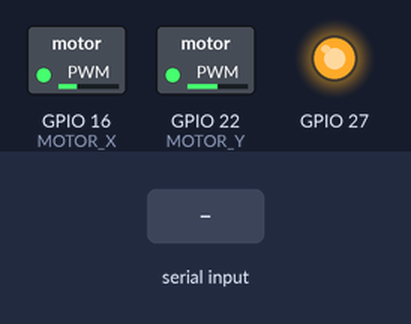
Bench run of a sketch on a simulated ESP32. Shown: switched loads named in the sketch (green lamp = pin HIGH), output pins drawn as LEDs (lit = HIGH). The inputs (shaded band) are chosen by the test bench. Pins used as bus, display or sensor lines are not drawn; what the sketch prints to the serial monitor is not drawn.

Above: at 4.3 s.
4.4 s: "KP_X_\n" received over Serial
At 4.55 s:
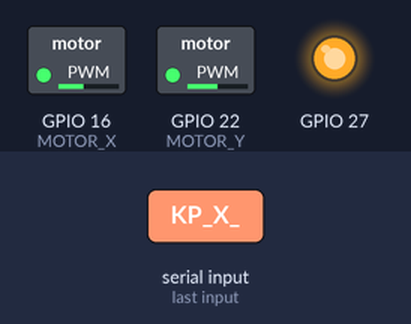
5.9 s: "KI_X_90\n" received over Serial
At 6.05 s:
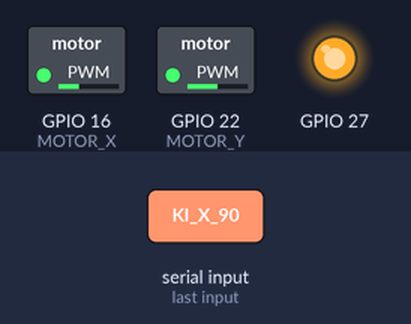
7.4 s: "X,45\n" received over Serial
At 8.0 s:
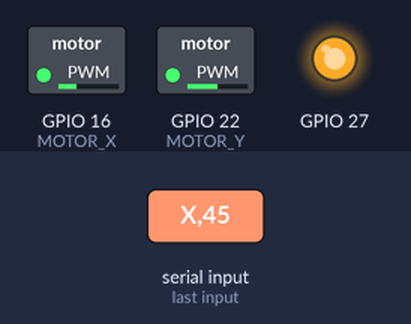
8.9 s: "Y,45\n" received over Serial
At 10.1 s:
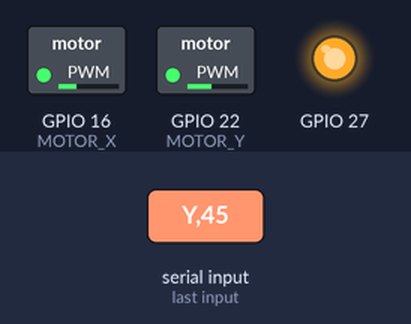
Timing chart, 0 to 11.4 s (numbered marks = the images above; inputs shaded):
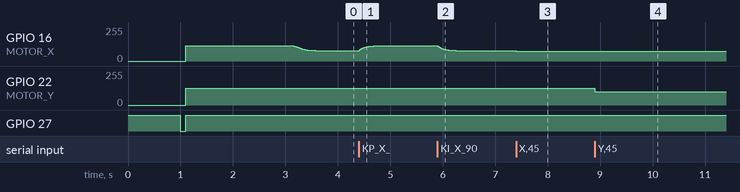

The sketch:

X_Y_horiz_control.ino
```cpp
#include <SPI.h>
#include <PID_v1.h>

// --- 핀 설정 ---
const int CS_ACTIVE = 5;  // 상단 트레이에 붙은 IMU 센서의 선택(Chip Select) 핀 (BMI160으로 교체)
const int CS_FIXED = 4;   // 하단 베이스에 붙은 IMU 센서의 선택(Chip Select) 핀 (ICM-42688 유지)
const int MOTOR_Y = 22;   // Y축 제어용 모터(서보 또는 PWM) 출력 핀
const int MOTOR_X = 16;   // X축 제어용 모터(서보 또는 PWM) 출력 핀
const int SCK_PIN = 18;   // SPI 통신용 시계(Clock) 핀
const int SDO_PIN = 19;   // SPI 데이터 입력(MISO) 핀
const int SDI_PIN = 23;   // SPI 데이터 출력(MOSI) 핀


// --- PWM 및 수평 설정 ---
const int PWM_FREQ = 333;  // 모터에 보내는 PWM 신호의 주파수 (333Hz)
const int PWM_RES = 10;    // PWM 해상도 (10비트 = 0~1023 단계로 정밀 제어)
int HORIZ_X = 460;         // X축이 수평일 때 모터에 전달할 기본값 (중점)
int HORIZ_Y = 510;         // Y축이 수평일 때 모터에 전달할 기본값 (중점)

// 모터의 기계적 파손을 막기 위한 이동 범위 제한값
const int LIMIT_X_MIN = 300, LIMIT_X_MAX = 650;
const int LIMIT_Y_MIN = 400, LIMIT_Y_MAX = 800;

// --- 물리 상수 및 매핑 비율 ---
const float G_LSB = 16384.0;  // 가속도 센서가 1G(중력)를 감지했을 때 뱉는 Raw 데이터 값
const float GYRO_LSB = 16.4;  // 자이로 센서가 초당 1도 회전할 때 뱉는 Raw 데이터 값

// 계산된 각도(degree)를 모터 제어용 수치(LSB)로 바꿀 때 곱해주는 비율 (1도당 약 286단위)
const float SCALE_FACTOR_X = 286.0;
const float SCALE_FACTOR_Y = 286.0;

// --- 영점(Bias) 변수 ---
double static_bias_X = 0;  // X축 시스템 전체의 정적 오프셋
double static_bias_Y = 0;  // Y축 시스템 전체의 정적 오프셋
float gyro_bias_x = 0;     // 하단 센서의 자이로 X축 센서 오차 (정지 상태인데 0이 아닐 경우)
float gyro_bias_y = 0;     // 하단 센서의 자이로 Y축 센서 오차

float gyro_bias_x_a = 0;  // 상단 센서의 자이로 X축 센서 오차
float gyro_bias_y_a = 0;  // 상단 센서의 자이로 Y축 센서 오차
float acc_z_error = 0;    // 가속도 센서 Z축이 완벽한 1G가 아닐 때의 오차

// --- 상보 필터 변수 ---
float pitch_filtered = 0;        // 하단 베이스의 필터링된 피치(앞뒤 기울기) 각도
float roll_filtered = 0;         // 하단 베이스의 필터링된 롤(좌우 기울기) 각도
float tray_pitch_filtered = 0;  // 상단 트레이의 필터링된 피치 각도
float tray_roll_filtered = 0;   // 상단 트레이의 필터링된 롤 각도

const float dt = 0.01;        // 루프가 한 번 도는 시간 (10ms = 0.01초)
const float alpha_cf = 0.98;  // 상보 필터 계수. 자이로 데이터에 98%의 신뢰도를 줌

//ZV
const int ZV_BUFFER_SIZE = 40;
const int DELTA_IDX = 21;  // 1차 모드 지연
const int delta_idx = 11;  // 3차 모드 지연

// X축, Y축 각각 독립적인 메모리 공간 할당
float zv_buffer_x[ZV_BUFFER_SIZE] = {
  0,
};
float zv_buffer_y[ZV_BUFFER_SIZE] = {
  0,
};
int zv_head_x = 0;
int zv_head_y = 0;

// --- PID 및 제어 변수 ---
float filteredRelDiffX = 0, filteredRelDiffY = 0;  // 필터링된 상대 오차값 (사용처 확인 필요)
const float alpha_XY = 0.2;                        // LPF(저주파 통과 필터) 계수
const int deadzone = 0;                            // 불감대 설정 (0이면 사용 안 함)

double Kp_X = 0.01, Ki_X = 0.00, Kd_X = 0.000;  // X축 PID 게인값
double Kp_Y = 0.0051, Ki_Y = 0.00, Kd_Y = 0.000;  // Y축 PID 게인값

// --- X축 비선형 Gain Scheduling 파라미터 ---
const double Kp_X_MAX = 0.007;   // 오차 클 때 (기존값 유지)
const double Kp_X_MIN = 0.002;  // 오차 0에 가까울 때
const double ERROR_MAX_DEG = 23.0; // 이 각도 이상이면 Kp_MAX 그대로 사용

double setpointX = 0, setpointY = 0;      // 우리가 가고자 하는 목표 각도
double inputX, outputX, inputY, outputY;  // PID의 입력(현재각)과 출력(모터힘)

// PID 객체 초기화: 입력값, 출력값 저장처, 목표값, 게인, 제어방향(REVERSE) 설정
PID pidX(&inputX, &outputX, &setpointX, Kp_X, Ki_X, Kd_X, DIRECT);
PID pidY(&inputY, &outputY, &setpointY, Kp_Y, Ki_Y, Kd_Y, REVERSE);

#define SPI_SPEED 1000000
#define SPI_MODE SPI_MODE0

// -------------------------------------------------------------
// [하단 ICM-42688용 기존 함수 유지]
// -------------------------------------------------------------
void writeReg(int cs, uint8_t reg, uint8_t data) {
  SPI.beginTransaction(SPISettings(SPI_SPEED, MSBFIRST, SPI_MODE));
  digitalWrite(cs, LOW);
  delayMicroseconds(20);
  SPI.transfer(reg);
  SPI.transfer(data);
  digitalWrite(cs, HIGH);
  SPI.endTransaction();
}

void readIMU(int cs, int16_t &ax, int16_t &ay, int16_t &az, int16_t &gx, int16_t &gy, int16_t &gz) {
  uint8_t b[12];
  SPI.beginTransaction(SPISettings(SPI_SPEED, MSBFIRST, SPI_MODE));
  digitalWrite(cs, LOW);
  delayMicroseconds(20);
  SPI.transfer(0x1F | 0x80);
  for (int i = 0; i < 12; i++) b[i] = SPI.transfer(0x00);
  digitalWrite(cs, HIGH);
  SPI.endTransaction();
  ax = (int16_t)((b[0] << 8) | b[1]);
  ay = (int16_t)((b[2] << 8) | b[3]);
  az = (int16_t)((b[4] << 8) | b[5]);
  gx = (int16_t)((b[6] << 8) | b[7]);
  gy = (int16_t)((b[8] << 8) | b[9]);
  gz = (int16_t)((b[10] << 8) | b[11]);
}

// -------------------------------------------------------------
// [상단 BMI160용 전용 함수 추가]
// -------------------------------------------------------------
void writeReg_BMI(int cs, uint8_t reg, uint8_t data) {
  SPI.beginTransaction(SPISettings(SPI_SPEED, MSBFIRST, SPI_MODE));
  digitalWrite(cs, LOW);
  delayMicroseconds(20);
  SPI.transfer(reg & 0x7F); // BMI Write: MSB 0
  SPI.transfer(data);
  digitalWrite(cs, HIGH);
  SPI.endTransaction();
}

void readIMU_BMI(int cs, int16_t &ax, int16_t &ay, int16_t &az, int16_t &gx, int16_t &gy, int16_t &gz) {
  uint8_t b[12];
  SPI.beginTransaction(SPISettings(SPI_SPEED, MSBFIRST, SPI_MODE));
  digitalWrite(cs, LOW);
  delayMicroseconds(20);
  SPI.transfer(0x0C | 0x80); // BMI Data 주소 | Read: MSB 1
  for (int i = 0; i < 12; i++) b[i] = SPI.transfer(0x00);
  digitalWrite(cs, HIGH);
  SPI.endTransaction();
  // BMI160 Little Endian 처리
  gx = (int16_t)((b[1] << 8) | b[0]);
  gy = (int16_t)((b[3] << 8) | b[2]);
  gz = (int16_t)((b[5] << 8) | b[4]);
  ax = (int16_t)((b[7] << 8) | b[6]);
  ay = (int16_t)((b[9] << 8) | b[8]);
  az = (int16_t)((b[11] << 8) | b[10]);
}

// 목표값(target)이 들어오면 진동을 줄이기 위해 과거값들과 섞는 함수
float applyConvolvedZV(float target, float *buffer, int &head) {
  buffer[head] = target;  // 현재 들어온 목표값을 버퍼의 현재 위치에 저장

  // 현재 시점(0), 지연 시점 1, 지연 시점 2, 결합 시점 3의 인덱스를 계산 (버퍼 오버플로우 방지 처리 포함)
  int idx_0 = head;
  int idx_1 = (head - DELTA_IDX + ZV_BUFFER_SIZE) % ZV_BUFFER_SIZE;
  int idx_2 = (head - delta_idx + ZV_BUFFER_SIZE) % ZV_BUFFER_SIZE;
  int idx_3 = (head - (DELTA_IDX + delta_idx) + ZV_BUFFER_SIZE) % ZV_BUFFER_SIZE;

  // 4개 시점의 목표값을 각각 0.25씩 나누어 합침 (입력을 부드럽게 쪼갬)
  float shaped_target = 0.25 * buffer[idx_0] + 0.25 * buffer[idx_1] + 0.25 * buffer[idx_2] + 0.25 * buffer[idx_3];

  head = (head + 1) % ZV_BUFFER_SIZE;  // 다음 데이터 저장을 위해 인덱스 한 칸 이동
  return shaped_target;                // 진동이 제거된 목표 각도 반환
}

void setup() {
    // SPI.begin() 이전에 추가
  pinMode(27, OUTPUT);
  digitalWrite(27, HIGH);
  delay(1000);
  Serial.println("CS_ACTIVE(27) HIGH 설정됨");

  // 일부러 LOW로 내렸다가 다시 HIGH
  digitalWrite(27, LOW);
  delay(100);
  digitalWrite(27, HIGH);
  Serial.println("CS 토글 완료");

  Serial.begin(115200);
  ledcAttach(MOTOR_X, PWM_FREQ, PWM_RES);
  ledcAttach(MOTOR_Y, PWM_FREQ, PWM_RES);
  ledcWrite(MOTOR_X, HORIZ_X);  // 시작 시 X축 수평 위치로 이동
  ledcWrite(MOTOR_Y, HORIZ_Y);  // 시작 시 Y축 수평 위치로 이동

  pinMode(SDO_PIN, INPUT);
  pinMode(CS_ACTIVE, OUTPUT);
  pinMode(CS_FIXED, OUTPUT);
  digitalWrite(CS_ACTIVE, HIGH);
  digitalWrite(CS_FIXED, HIGH);
  SPI.begin(SCK_PIN, SDO_PIN, SDI_PIN);
  delay(500);

  // setup() 안, SPI.begin() 이후 ~ writeReg 호출 이전에 추가

// ── WHO_AM_I 확인 함수 (상단 BMI160 규격에 맞게 0x00 주소 확인) ──
  auto checkWhoAmI_BMI = [](int cs) {
    SPI.beginTransaction(SPISettings(SPI_SPEED, MSBFIRST, SPI_MODE));
    digitalWrite(cs, LOW);
    delayMicroseconds(20);
    SPI.transfer(0x00 | 0x80);
    uint8_t id = SPI.transfer(0x00);
    digitalWrite(cs, HIGH);
    SPI.endTransaction();
    return id;
  };
// 하단 ICM용 WHOAMI
  auto checkWhoAmI_ICM = [](int cs) {
    SPI.beginTransaction(SPISettings(SPI_SPEED, MSBFIRST, SPI_MODE));
    digitalWrite(cs, LOW);
    delayMicroseconds(20);
    SPI.transfer(0x75 | 0x80);
    uint8_t id = SPI.transfer(0x00);
    digitalWrite(cs, HIGH);
    SPI.endTransaction();
    return id;
  };

  uint8_t id_active = checkWhoAmI_BMI(CS_ACTIVE);
  uint8_t id_fixed  = checkWhoAmI_ICM(CS_FIXED);
  Serial.printf("CS_ACTIVE Sensor ID: 0x%02X (Expected BMI: 0xD1)\n", id_active);
  Serial.printf("CS_FIXED  Sensor ID: 0x%02X (Expected ICM: 0x47)\n", id_fixed);

  // 상단 BMI160 전원 켜기 및 측정 설정
  writeReg_BMI(CS_ACTIVE, 0x7E, 0xB6); delay(50);

  // 변경 후 (안전)
  SPI.beginTransaction(SPISettings(SPI_SPEED, MSBFIRST, SPI_MODE));
  digitalWrite(CS_ACTIVE, LOW);
  delayMicroseconds(10);
  digitalWrite(CS_ACTIVE, HIGH);
  SPI.endTransaction();
  delay(10);

  writeReg_BMI(CS_ACTIVE, 0x7E, 0x11); delay(50);
  writeReg_BMI(CS_ACTIVE, 0x7E, 0x15); delay(50);
  writeReg_BMI(CS_ACTIVE, 0x41, 0x03);
  writeReg_BMI(CS_ACTIVE, 0x40, 0x03);

  writeReg_BMI(CS_ACTIVE, 0x42, 0x08);  // Accel ODR 1600Hz
  writeReg_BMI(CS_ACTIVE, 0x40, 0x0C);  // Accel +-2g
  writeReg_BMI(CS_ACTIVE, 0x43, 0x00);  // Gyro ODR 3200Hz
  writeReg_BMI(CS_ACTIVE, 0x41, 0x00);  // Gyro +-2000dps
  delay(100);

  // 하단 ICM-42688 전원 켜기 및 측정 설정 (기존 로직)
  writeReg(CS_FIXED, 0x11, 0x01);
  delay(100);

  writeReg(CS_FIXED, 0x4E, 0x0F);
  delay(100);
  writeReg(CS_FIXED, 0x50, 0x69);  // 가속도 측정 켬
  writeReg(CS_FIXED, 0x4F, 0x09);  // 자이로 측정 켬


  // 초기화 직후 확인
  SPI.beginTransaction(SPISettings(SPI_SPEED, MSBFIRST, SPI_MODE));
  digitalWrite(CS_ACTIVE, LOW);
  delayMicroseconds(10);
  SPI.transfer(0x03 | 0x80);  // PMU_STATUS 레지스터
  uint8_t pmu = SPI.transfer(0x00);
  digitalWrite(CS_ACTIVE, HIGH);
  SPI.endTransaction();
  Serial.printf("PMU_STATUS: 0x%02X (정상: 0x14)\n", pmu);

  // 절대 영점 및 자이로 오프셋 측정
  Serial.println("\n>>> CALIBRATING BASE SENSORS...");
  long sumX = 0, sumY = 0, sumGx = 0, sumGy = 0, sumZ = 0, sumGx_a = 0, sumGy_a = 0;
  for (int i = 0; i < 200; i++) {
    int16_t ax_a, ay_a, az_a, gx_a, gy_a, gz_a;
    int16_t ax_f, ay_f, az_f, gx_f, gy_f, gz_f;
    readIMU_BMI(CS_ACTIVE, ax_a, ay_a, az_a, gx_a, gy_a, gz_a);

    delayMicroseconds(200);
    readIMU(CS_FIXED, ax_f, ay_f, az_f, gx_f, gy_f, gz_f);


    sumGx += gx_f;  // 하단 자이로 누적
    sumGy += gy_f;

    sumZ += az_f;
    sumGx_a += gx_a;
    sumGy_a += gy_a;
    delay(5);
  }

  gyro_bias_x = (float)sumGx / 200.0;
  gyro_bias_y = (float)sumGy / 200.0;
  gyro_bias_x_a = (float)sumGx_a / 200.0;
  gyro_bias_y_a = (float)sumGy_a / 200.0;

  acc_z_error = (float)sumZ / 200.0;
  acc_z_error = (acc_z_error - 16384);

  setpointX = static_bias_X;
  setpointY = static_bias_Y;

  pidX.SetMode(AUTOMATIC);
  pidX.SetOutputLimits(-150, 150);
  pidX.SetSampleTime(10);
  pidY.SetMode(AUTOMATIC);
  pidY.SetOutputLimits(-150, 150);
  pidY.SetSampleTime(10);
}

void loop() {
  // [멘토 수정] 시리얼 입력을 통한 실시간 튜닝 로직 추가
   if (Serial.available() > 0) {
    String input = Serial.readStringUntil('\n');
    input.trim();
    input.toUpperCase(); // 소문자 입력 허용

    // 1. X축 Kp만 수정 (예: KP_X_0.005)
    if (input.startsWith("KP_X_")) {
        double newKpX = input.substring(5).toDouble();
        if (newKpX >= 0) {
            Kp_X = newKpX;
            pidX.SetTunings(Kp_X, Ki_X, Kd_X); // X축 PID 객체에만 반영

            Serial.print(">>> [TUNING] Kp_X가 ");
            Serial.print(Kp_X, 6);
            Serial.println(" 으로 변경되었습니다.");
        }
    }
    // 2. Y축 Kp도 따로 바꿀 경우를 대비 (예: KP_Y_0.005)
    else if (input.startsWith("KP_Y_")) {
        double newKpY = input.substring(5).toDouble();
        if (newKpY >= 0) {
            Kp_Y = newKpY;
            pidY.SetTunings(Kp_Y, Ki_Y, Kd_Y); // Y축 PID 객체에만 반영

            Serial.print(">>> [TUNING] Kp_Y가 ");
            Serial.print(Kp_Y, 6);
            Serial.println(" 으로 변경되었습니다.");
        }
    }

    if (input.startsWith("KI_X_")) {
    Ki_X = input.substring(5).toDouble();
    pidX.SetTunings(Kp_X, Ki_X, Kd_X);
    Serial.printf(">>> [TUNING] Ki_X: %.6f\n", Ki_X);
    }
    else if (input.startsWith("KD_X_")) {
        Kd_X = input.substring(5).toDouble();
        pidX.SetTunings(Kp_X, Ki_X, Kd_X);
        Serial.printf(">>> [TUNING] Kd_X: %.6f\n", Kd_X);
    }

    if (input.length() > 2) {
      char axis = toupper(input.charAt(0));  // 첫 글자(축) 추출 후 대문자로 변환
      int commaIndex = input.indexOf(',');

      if (commaIndex > 0) {
        int newValue = input.substring(commaIndex + 1).toInt();  // 콤마 뒤의 숫자 추출

        if (axis == 'X') {
          HORIZ_X = constrain(newValue, LIMIT_X_MIN, LIMIT_X_MAX);  // 한계값 내로 제한
          Serial.printf(">>> [TUNING] HORIZ_X 값이 %d 로 변경되었습니다.\n", HORIZ_X);
        } else if (axis == 'Y') {
          HORIZ_Y = constrain(newValue, LIMIT_Y_MIN, LIMIT_Y_MAX);
          Serial.printf(">>> [TUNING] HORIZ_Y 값이 %d 로 변경되었습니다.\n", HORIZ_Y);
        } else {
          Serial.println(">>> [ERROR] 축 이름이 틀렸습니다. X 또는 Y를 입력하세요.");
        }
      }
    }
  }

  static unsigned long lastLoop = 0;
  if (micros() - lastLoop >= 10000) {  // 100Hz 루프 보장
    lastLoop = micros();

    int16_t ax_a, ay_a, az_a, gx_a, gy_a, gz_a;
    int16_t ax_f, ay_f, az_f, gx_f, gy_f, gz_f;
    readIMU_BMI(CS_ACTIVE, ax_a, ay_a, az_a, gx_a, gy_a, gz_a);
    delayMicroseconds(50);
    readIMU(CS_FIXED, ax_f, ay_f, az_f, gx_f, gy_f, gz_f);
    az_f = -az_f - (int16_t)acc_z_error;

    // -------------------------------------------------------------
    // [Phase 1: 상보 필터를 통한 '진짜 기울기' 산출]
    // -------------------------------------------------------------
    // 1-1. 자이로 데이터 오프셋 제거 및 dps(초당 회전각) 변환
    float rate_pitch = ((float)gx_f - gyro_bias_x) / GYRO_LSB;
    float rate_roll = ((float)gy_f - gyro_bias_y) / GYRO_LSB;

    // 1-2. 가속도계 기반의 거친 각도 (노이즈, 관성력 포함)
    float pitch_acc = atan2((float)-ay_f, sqrt(pow((float)ax_f, 2) + pow((float)az_f, 2))) * (180.0 / PI);
    float roll_acc = atan2((float)ax_f, (float)-az_f) * (180.0 / PI);

    // 1-3. 상보 필터 결합: 자이로의 민첩성 + 가속도의 영점 유지력
    pitch_filtered = alpha_cf * (pitch_filtered + rate_pitch * dt) + (1.0 - alpha_cf) * pitch_acc;
    roll_filtered = alpha_cf * (roll_filtered + rate_roll * dt) + (1.0 - alpha_cf) * roll_acc;

    // -------------------------------------------------------------
    // [Phase 2: 중력 보상 및 목표 각도 매핑]
    // -------------------------------------------------------------
    // 2-1. 진짜 기울기를 이용한 중력 성분 제거 -> 순수 선형 가속도 추출
    float a_linear_y = (float)ay_f - (G_LSB * sin(pitch_filtered * PI / 180.0));
    float a_linear_x = (float)ax_f - (G_LSB * sin(roll_filtered * PI / 180.0));

    // 2-2. 목표 합력 각도 산출X
    float raw_target_pitch = atan2(a_linear_y, G_LSB) * (180.0 / PI);
    float raw_target_roll = atan2(a_linear_x, G_LSB) * (180.0 / PI);

    // 2-3. 동적 Setpoint 충격 방지 필터 (기억과 출력의 분리)
    static float internal_pitch = 0, internal_roll = 0;

    // ① 필터 연산: 데드존의 방해 없이 무조건 과거 데이터를 누적하여 기억합니다.
    internal_pitch = (0.3 * raw_target_pitch) + (0.7 * internal_pitch);
    internal_roll = (0.1 * raw_target_roll) + (0.9 * internal_roll);

    // ② 출력 변수 생성: 누적된 값을 임시 변수에 복사합니다.
    float final_target_pitch = internal_pitch;
    float final_target_roll = internal_roll;

    // ③ 각도 데드존: 출력할 값이 2.0도보다 작으면 노이즈로 간주하고 0으로 묵살합니다.
    if (abs(final_target_pitch) < 2.0) final_target_pitch = 0.0;
    if (abs(final_target_roll) < 3.0) final_target_roll = 0.0;


    // 위에서 결정된 최종 타겟 각도(도 단위)를 ZV 필터에 통과시킵니다.
    float shaped_pitch = applyConvolvedZV(final_target_pitch, zv_buffer_y, zv_head_y);  // pitch는 기존 유지
    float shaped_roll = -roll_filtered;

    // -------------------------------------------------------------
    // [Phase 3: 상단 트레이 상보 필터 (가속도 채찍 효과 완벽 차단)]
    // -------------------------------------------------------------
    // 3-1. 상단 자이로 데이터 오프셋 제거 및 dps 변환
    float rate_pitch_a = ((float)gx_a - gyro_bias_x_a) / GYRO_LSB;
    float rate_roll_a = ((float)gy_a - gyro_bias_y_a) / GYRO_LSB;

    // 3-2. 상단 가속도계 기반 거친 각도 (접선 가속도로 인해 노이즈가 극심한 상태)
    float pitch_acc_a = atan2((float)ay_a, sqrt(pow((float)ax_a, 2) + pow((float)az_a, 2))) * (180.0 / PI);
    // 수정된 BMI160용 roll 수식 적용
    float roll_acc_a = atan2((float)-ax_a, sqrt(pow((float)ay_a, 2) + pow((float)az_a, 2))) * (180.0 / PI);

    // 3-3. 상보 필터 융합 (자이로 98% 신뢰, 가속도 2% 보정)
    tray_pitch_filtered = alpha_cf * (tray_pitch_filtered + rate_pitch_a * dt) + (1.0 - alpha_cf) * pitch_acc_a;
    tray_roll_filtered = alpha_cf * (tray_roll_filtered + rate_roll_a * dt) + (1.0 - alpha_cf) * roll_acc_a;


    // -------------------------------------------------------------
    // [Phase 4: 순수 각도 기반 제어기 직결]
    // -------------------------------------------------------------
    // 4-1. ZV 성형 목표값과 트레이의 실제 절대 각도를 LSB 단위로 스케일링하여 제어기 입력에 직결합니다.
    inputX = (double)(tray_roll_filtered * SCALE_FACTOR_X);
    inputY = (double)(tray_pitch_filtered * SCALE_FACTOR_Y);

    setpointX = static_bias_X + (shaped_roll * SCALE_FACTOR_X);  // roll만 + 로 변경
    setpointY = static_bias_Y - (shaped_pitch * SCALE_FACTOR_Y); // pitch는 기존 유지

    // 4-2. 디버깅 및 시각화를 위한 순수 각도 오차 산출
    float error_deg_x = tray_roll_filtered;
    float error_deg_y = shaped_pitch - tray_pitch_filtered;

    /*
    // --- X축 비선형 Gain Scheduling ---
    float abs_error_x = abs(error_deg_x); // error_deg_x는 이미 위에서 계산됨
    float ratio = constrain(abs_error_x / ERROR_MAX_DEG, 0.0, 1.0);
    double Kp_X_dynamic = Kp_X_MIN + (Kp_X_MAX - Kp_X_MIN) * ratio * ratio;
    pidX.SetTunings(Kp_X_dynamic, Ki_X, Kd_X);
    */

    // 제어기 연산 실행
    pidX.Compute();
    pidY.Compute();

    // loop() 함수 내부, pidX.Compute() 바로 다음에 넣으세요.
    static double filtered_outputX = 0; // 이전 값을 기억하기 위한 정적 변수
    float alpha = 0.1; // 0.0 ~ 1.0 사이값 (작을수록 더 부드러워지지만 반응은 느려짐)

    // LPF 연산
    filtered_outputX = (alpha * outputX) + (1.0 - alpha) * filtered_outputX;


      // 데드존을 Compute() 이후로 이동
    if (abs(error_deg_x) < 2.0) {
        outputX = 0;
    }


    int finalX = HORIZ_X + (int)filtered_outputX;
    int finalY = HORIZ_Y + (int)outputY;

    ledcWrite(MOTOR_X, constrain(finalX, LIMIT_X_MIN, LIMIT_X_MAX));
    ledcWrite(MOTOR_Y, constrain(finalY, LIMIT_Y_MIN, LIMIT_Y_MAX));

    // 시리얼 출력 로직 (물리적 각도 단위로 통일)
    static unsigned long lastPrint = 0;
    if (millis() - lastPrint > 100) {
      Serial.print("base_pitch:"); Serial.print(pitch_filtered);       Serial.print(",");
      Serial.print("base_roll:");  Serial.print(roll_filtered);         Serial.print(",");
      Serial.print("tray_pitch:"); Serial.print(tray_pitch_filtered);   Serial.print(",");
      Serial.print("tray_roll:");  Serial.print(tray_roll_filtered);    Serial.print(",");
      Serial.print("target_roll:"); Serial.print(shaped_roll);          Serial.print(",");
      Serial.print("error_roll:");  Serial.println(error_deg_x);
      // 추가된 Kp_X 출력 (소수점 6자리까지)
      lastPrint = millis();
    }
  }
}
```

Measured:
- after the input at 4.4 s, GPIO 16 (MOTOR_X): moves from 77/255 to 115/255 over 0.50 s, starting at once
- after the input at 5.9 s, GPIO 16 (MOTOR_X): moves from 115/255 to 77/255 over 0.50 s, starting at once
- after the input at 7.4 s, GPIO 16 (MOTOR_X): 77/255 → 75/255 at once
- after the input at 8.9 s, GPIO 22 (MOTOR_Y): 127/255 → 100/255 at once
